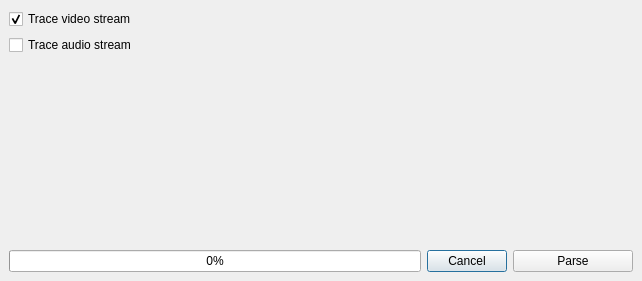
<ui version="4.0" >
 <class>RawFileParserDialog</class>
 <widget class="QDialog" name="RawFileParserDialog" >
  <property name="windowModality" >
   <enum>Qt::WindowModal</enum>
  </property>
  <property name="geometry" >
   <rect>
    <x>0</x>
    <y>0</y>
    <width>642</width>
    <height>281</height>
   </rect>
  </property>
  <property name="sizePolicy" >
   <sizepolicy>
    <hsizetype>0</hsizetype>
    <vsizetype>0</vsizetype>
    <horstretch>0</horstretch>
    <verstretch>0</verstretch>
   </sizepolicy>
  </property>
  <property name="windowTitle" >
   <string>Create trace</string>
  </property>
  <property name="modal" >
   <bool>true</bool>
  </property>
  <layout class="QVBoxLayout" >
   <property name="margin" >
    <number>9</number>
   </property>
   <property name="spacing" >
    <number>6</number>
   </property>
   <item>
    <widget class="QCheckBox" name="outputVideoCheck" >
     <property name="text" >
      <string>Trace video stream</string>
     </property>
     <property name="checked" >
      <bool>true</bool>
     </property>
    </widget>
   </item>
   <item>
    <widget class="QCheckBox" name="outputAudioCheck" >
     <property name="enabled" >
      <bool>true</bool>
     </property>
     <property name="text" >
      <string>Trace audio stream</string>
     </property>
    </widget>
   </item>
   <item>
    <spacer>
     <property name="orientation" >
      <enum>Qt::Vertical</enum>
     </property>
     <property name="sizeHint" >
      <size>
       <width>20</width>
       <height>40</height>
      </size>
     </property>
    </spacer>
   </item>
   <item>
    <layout class="QHBoxLayout" >
     <property name="margin" >
      <number>0</number>
     </property>
     <property name="spacing" >
      <number>6</number>
     </property>
     <item>
      <widget class="QProgressBar" name="parseProgressBar" >
       <property name="enabled" >
        <bool>true</bool>
       </property>
       <property name="value" >
        <number>0</number>
       </property>
       <property name="textVisible" >
        <bool>true</bool>
       </property>
       <property name="orientation" >
        <enum>Qt::Horizontal</enum>
       </property>
      </widget>
     </item>
     <item>
      <widget class="QPushButton" name="cancelButton" >
       <property name="text" >
        <string>Cancel</string>
       </property>
      </widget>
     </item>
     <item>
      <widget class="QPushButton" name="parseButton" >
       <property name="minimumSize" >
        <size>
         <width>120</width>
         <height>0</height>
        </size>
       </property>
       <property name="text" >
        <string>Parse</string>
       </property>
      </widget>
     </item>
    </layout>
   </item>
  </layout>
 </widget>
 <resources/>
 <connections>
  <connection>
   <sender>cancelButton</sender>
   <signal>clicked()</signal>
   <receiver>RawFileParserDialog</receiver>
   <slot>close()</slot>
   <hints>
    <hint type="sourcelabel" >
     <x>479</x>
     <y>250</y>
    </hint>
    <hint type="destinationlabel" >
     <x>487</x>
     <y>-14</y>
    </hint>
   </hints>
  </connection>
 </connections>
</ui>
